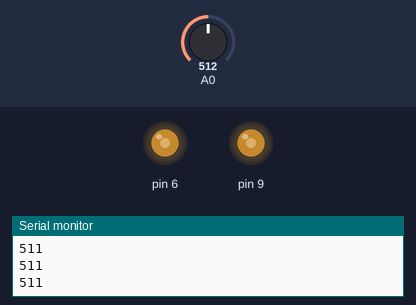
Simulated run of this sketch. Board: Arduino Uno, built with avr-gcc and run on an emulated ATmega328P. On the bench: output pins drawn as LEDs (lit = HIGH), the last lines printed to the serial monitor. The inputs (shaded band) are chosen by the test bench; at power-on: A0 = 512.

Above: at 1.2 s.
1.3 s: A0 set to 306
At 2.4 s:
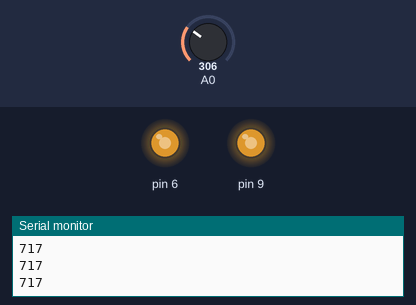
2.8 s: A0 set to 122
At 3.6 s:
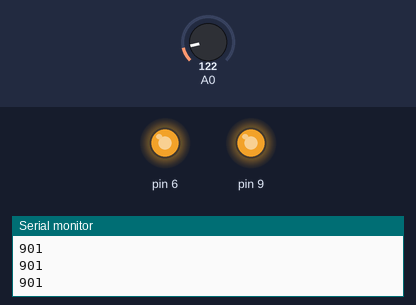
4.3 s: A0 set to 900
At 4.7 s:
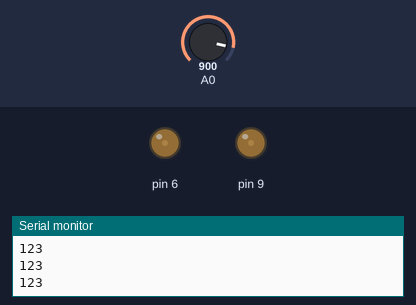
5.8 s: A0 set to 1023
At 7.1 s:
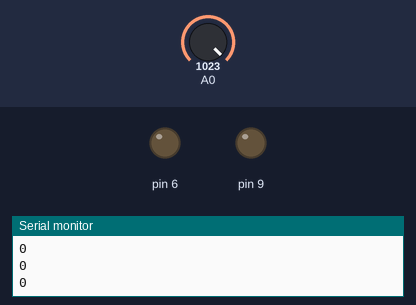
Timing chart, 0 to 8.3 s (numbered marks = the images above; inputs shaded):
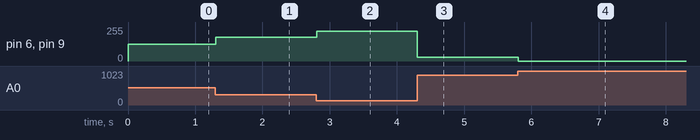

Measured:
- after the input at 1.3 s, pin 6, pin 9: 127/255 → 179/255 at once
- after the input at 2.8 s, pin 6, pin 9: 179/255 → 225/255 at once
- after the input at 4.3 s, pin 6, pin 9: 225/255 → 30/255 at once
- after the input at 5.8 s, pin 6, pin 9: 30/255 → 0/255 at once

The sketch:

Clase_5_lucesyperillas.ino
```cpp
//Codigo para manipular mas de una lucecita con perilla
//int estadoPulsador;
int estadoPerilla;
int lucecita;
int lucecita2;

void setup() {
  // put your setup code here, to run once:
pinMode (7, INPUT);
Serial.begin(9600);
pinMode(9, OUTPUT);
pinMode(6, OUTPUT);
}

void loop() {
  // put your main code here, to run repeatedly:
//estadoPulsador = digitalRead(7);
//Serial.println(estadoPulsador);

estadoPerilla = 1023 -  analogRead(A0);
Serial.println(estadoPerilla);

lucecita = estadoPerilla / 4;
analogWrite(9, lucecita);
lucecita2 = estadoPerilla / 4;
analogWrite(6, lucecita2);

}
```
